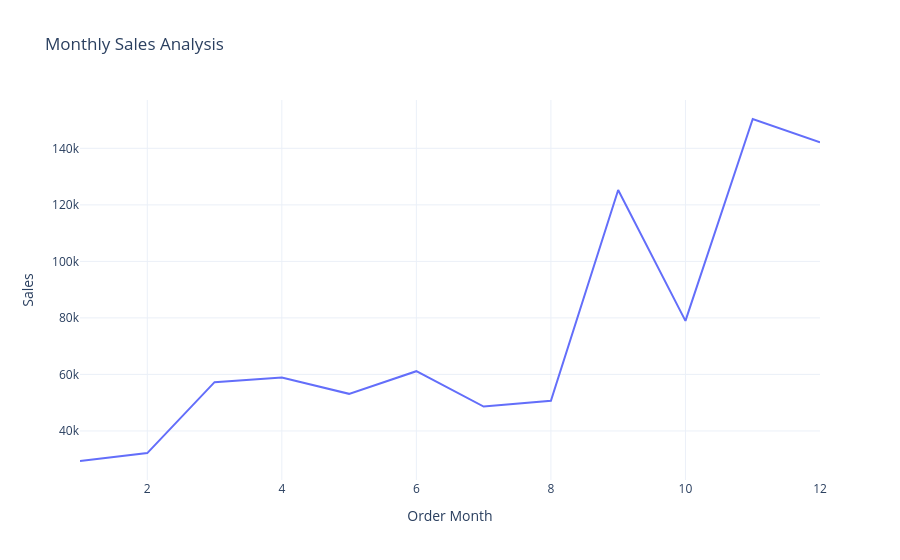

Notebook source saved alongside this figure:
### Markdown cell above
# Monthly Sales Analysis

### Code cell
Sales_by_month = data.groupby('Order Month')['Sales'].sum().reset_index()
fig=px.line(Sales_by_month,
            x='Order Month',
            y='Sales',
            title='Monthly Sales Analysis')
fig.show()

### Figure 1 — Plotly figure (JSON) as saved in the notebook; plotly's stock layout.template omitted (floating-point values rounded to 4 significant figures)
{"data": [{"hovertemplate": "Order Month=%{x}<br>Sales=%{y}<extra></extra>", "legendgroup": "", "line": {"color": "#636efa", "dash": "solid"}, "marker": {"symbol": "circle"}, "mode": "lines", "name": "", "orientation": "v", "showlegend": false, "type": "scatter", "x": [1.0, 2.0, 3.0, 4.0, 5.0, 6.0, 7.0, 8.0, 9.0, 10.0, 11.0, 12.0], "xaxis": "x", "y": [29370.0, 32170.0, 57260.0, 58890.0, 53130.0, 61140.0, 48620.0, 50660.0, 125200.0, 78960.0, 150400.0, 142100.0], "yaxis": "y"}], "layout": {"legend": {"tracegroupgap": 0}, "title": {"text": "Monthly Sales Analysis"}, "xaxis": {"anchor": "y", "domain": [0, 1], "title": {"text": "Order Month"}}, "yaxis": {"anchor": "x", "domain": [0, 1], "title": {"text": "Sales"}}}}
